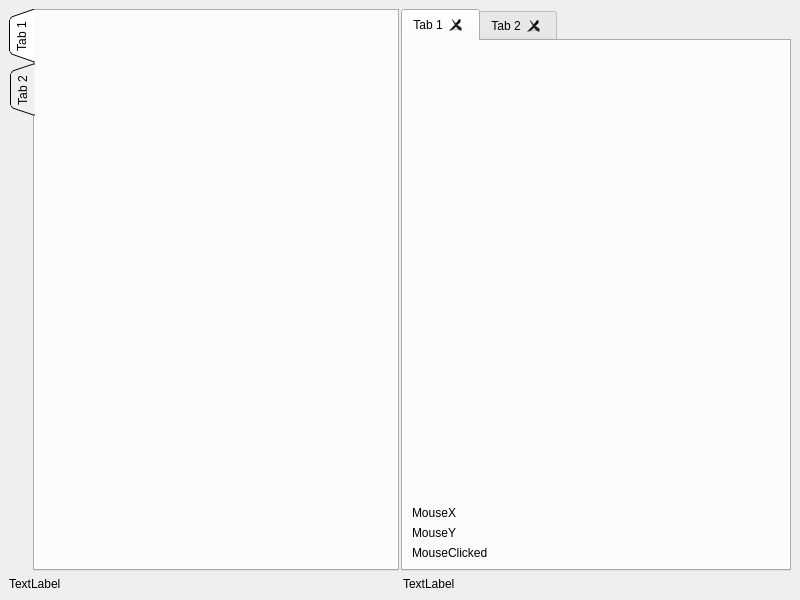
<?xml version="1.0" encoding="UTF-8"?>
<ui version="4.0">
 <class>IDE_MainWindow</class>
 <widget class="QMainWindow" name="IDE_MainWindow">
  <property name="geometry">
   <rect>
    <x>0</x>
    <y>0</y>
    <width>800</width>
    <height>600</height>
   </rect>
  </property>
  <property name="contextMenuPolicy">
   <enum>Qt::DefaultContextMenu</enum>
  </property>
  <property name="windowTitle">
   <string>MainWindow</string>
  </property>
  <widget class="QWidget" name="centralwidget">
   <layout class="QVBoxLayout" name="verticalLayout">
    <item>
     <layout class="QVBoxLayout" name="verticalLayout_2">
      <item>
       <layout class="QHBoxLayout" name="horizontalLayout">
        <property name="spacing">
         <number>2</number>
        </property>
        <property name="sizeConstraint">
         <enum>QLayout::SetDefaultConstraint</enum>
        </property>
        <item>
         <widget class="QTabWidget" name="tabWidget">
          <property name="layoutDirection">
           <enum>Qt::RightToLeft</enum>
          </property>
          <property name="tabPosition">
           <enum>QTabWidget::West</enum>
          </property>
          <property name="tabShape">
           <enum>QTabWidget::Triangular</enum>
          </property>
          <property name="currentIndex">
           <number>0</number>
          </property>
          <property name="tabBarAutoHide">
           <bool>false</bool>
          </property>
          <widget class="QWidget" name="tab">
           <attribute name="title">
            <string>Tab 1</string>
           </attribute>
          </widget>
          <widget class="QWidget" name="tab_2">
           <attribute name="title">
            <string>Tab 2</string>
           </attribute>
          </widget>
         </widget>
        </item>
        <item>
         <widget class="QTabWidget" name="tabWidget_2">
          <property name="acceptDrops">
           <bool>false</bool>
          </property>
          <property name="toolTip">
           <string/>
          </property>
          <property name="tabShape">
           <enum>QTabWidget::Rounded</enum>
          </property>
          <property name="currentIndex">
           <number>0</number>
          </property>
          <property name="elideMode">
           <enum>Qt::ElideLeft</enum>
          </property>
          <property name="tabsClosable">
           <bool>true</bool>
          </property>
          <widget class="QWidget" name="tab_3">
           <attribute name="title">
            <string>Tab 1</string>
           </attribute>
           <layout class="QGridLayout" name="gridLayout">
            <item row="2" column="0">
             <widget class="QLabel" name="mouseY">
              <property name="text">
               <string>MouseY</string>
              </property>
             </widget>
            </item>
            <item row="1" column="0">
             <widget class="QLabel" name="mouseX">
              <property name="text">
               <string>MouseX</string>
              </property>
             </widget>
            </item>
            <item row="0" column="0">
             <widget class="QLabel" name="testInput">
              <property name="sizePolicy">
               <sizepolicy hsizetype="Expanding" vsizetype="Expanding">
                <horstretch>0</horstretch>
                <verstretch>0</verstretch>
               </sizepolicy>
              </property>
              <property name="font">
               <font>
                <underline>false</underline>
                <strikeout>false</strikeout>
                <kerning>true</kerning>
               </font>
              </property>
              <property name="text">
               <string/>
              </property>
              <property name="textFormat">
               <enum>Qt::RichText</enum>
              </property>
              <property name="scaledContents">
               <bool>false</bool>
              </property>
              <property name="alignment">
               <set>Qt::AlignLeading|Qt::AlignLeft|Qt::AlignTop</set>
              </property>
              <property name="wordWrap">
               <bool>false</bool>
              </property>
              <property name="openExternalLinks">
               <bool>false</bool>
              </property>
              <property name="textInteractionFlags">
               <set>Qt::TextEditorInteraction</set>
              </property>
              <property name="buddy">
               <cstring></cstring>
              </property>
             </widget>
            </item>
            <item row="3" column="0">
             <widget class="QLabel" name="mouseClicked">
              <property name="text">
               <string>MouseClicked</string>
              </property>
             </widget>
            </item>
           </layout>
          </widget>
          <widget class="QWidget" name="tab_4">
           <attribute name="title">
            <string>Tab 2</string>
           </attribute>
          </widget>
         </widget>
        </item>
       </layout>
      </item>
      <item>
       <layout class="QHBoxLayout" name="horizontalLayout_2">
        <property name="sizeConstraint">
         <enum>QLayout::SetMinimumSize</enum>
        </property>
        <item>
         <widget class="QLabel" name="label_2">
          <property name="toolTip">
           <string extracomment="igiufuyfyf"/>
          </property>
          <property name="text">
           <string>TextLabel</string>
          </property>
         </widget>
        </item>
        <item>
         <widget class="QLabel" name="label">
          <property name="text">
           <string>TextLabel</string>
          </property>
         </widget>
        </item>
       </layout>
      </item>
     </layout>
    </item>
   </layout>
  </widget>
 </widget>
 <resources/>
 <connections/>
</ui>
